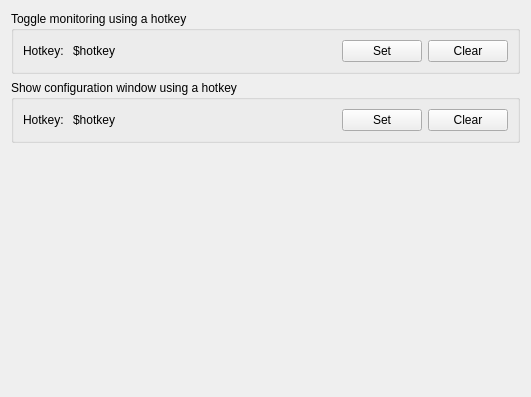
<?xml version="1.0" encoding="UTF-8"?>
<ui version="4.0">
 <class>Form</class>
 <widget class="QWidget" name="Form">
  <property name="geometry">
   <rect>
    <x>0</x>
    <y>0</y>
    <width>531</width>
    <height>397</height>
   </rect>
  </property>
  <property name="windowTitle">
   <string>Form</string>
  </property>
  <layout class="QVBoxLayout" name="verticalLayout">
   <item>
    <widget class="QGroupBox" name="groupBox">
     <property name="title">
      <string>Toggle monitoring using a hotkey</string>
     </property>
     <layout class="QHBoxLayout" name="horizontalLayout_2">
      <item>
       <widget class="QLabel" name="label">
        <property name="text">
         <string>Hotkey: </string>
        </property>
       </widget>
      </item>
      <item>
       <widget class="QLabel" name="monitorKeyLabel">
        <property name="text">
         <string>$hotkey</string>
        </property>
       </widget>
      </item>
      <item>
       <spacer name="horizontalSpacer">
        <property name="orientation">
         <enum>Qt::Horizontal</enum>
        </property>
        <property name="sizeHint" stdset="0">
         <size>
          <width>269</width>
          <height>20</height>
         </size>
        </property>
       </spacer>
      </item>
      <item>
       <widget class="KPushButton" name="setMonitorButton">
        <property name="text">
         <string>Set</string>
        </property>
       </widget>
      </item>
      <item>
       <widget class="KPushButton" name="clearMonitorButton">
        <property name="text">
         <string>Clear</string>
        </property>
       </widget>
      </item>
     </layout>
    </widget>
   </item>
   <item>
    <widget class="QGroupBox" name="groupBox_2">
     <property name="title">
      <string>Show configuration window using a hotkey</string>
     </property>
     <layout class="QHBoxLayout" name="horizontalLayout">
      <item>
       <widget class="QLabel" name="label_2">
        <property name="text">
         <string>Hotkey: </string>
        </property>
       </widget>
      </item>
      <item>
       <widget class="QLabel" name="configKeyLabel">
        <property name="text">
         <string>$hotkey</string>
        </property>
       </widget>
      </item>
      <item>
       <spacer name="horizontalSpacer_2">
        <property name="orientation">
         <enum>Qt::Horizontal</enum>
        </property>
        <property name="sizeHint" stdset="0">
         <size>
          <width>269</width>
          <height>20</height>
         </size>
        </property>
       </spacer>
      </item>
      <item>
       <widget class="KPushButton" name="setConfigButton">
        <property name="text">
         <string>Set</string>
        </property>
       </widget>
      </item>
      <item>
       <widget class="KPushButton" name="clearConfigButton">
        <property name="text">
         <string>Clear</string>
        </property>
       </widget>
      </item>
     </layout>
    </widget>
   </item>
   <item>
    <spacer name="verticalSpacer">
     <property name="orientation">
      <enum>Qt::Vertical</enum>
     </property>
     <property name="sizeHint" stdset="0">
      <size>
       <width>20</width>
       <height>224</height>
      </size>
     </property>
    </spacer>
   </item>
  </layout>
 </widget>
 <customwidgets>
  <customwidget>
   <class>KPushButton</class>
   <extends>QPushButton</extends>
   <header>kpushbutton.h</header>
  </customwidget>
 </customwidgets>
 <resources/>
 <connections/>
</ui>
